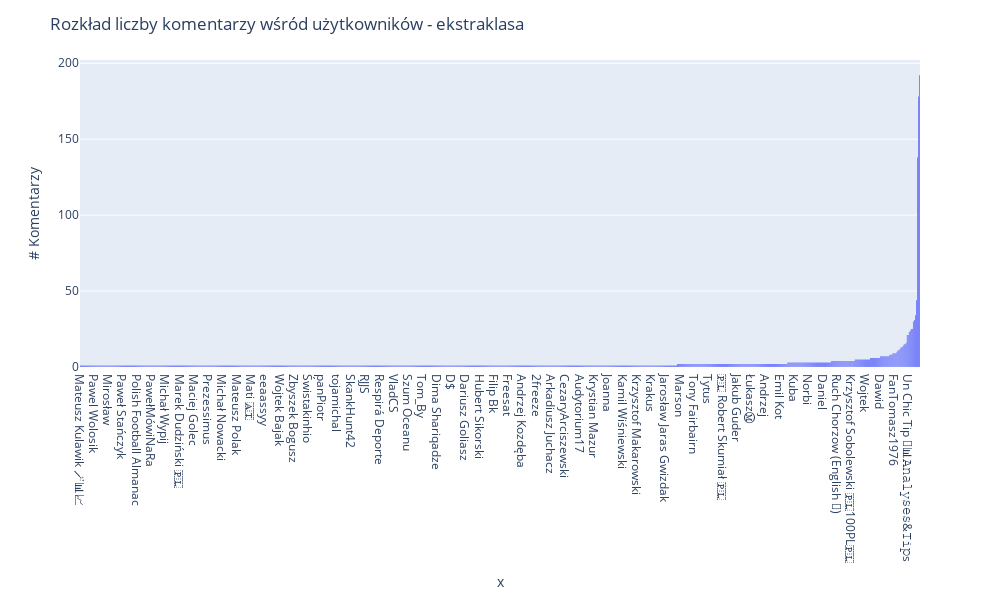

The code cell stored with this chart in its notebook:
### Code cell
comments_distribution(ekstraklasa_tweets, 'ekstraklasa')

### Figure 1 — Plotly figure (JSON) as saved in the notebook; plotly's stock layout.template omitted (floating-point values rounded to 4 significant figures; data arrays with more than 128 entries replaced by an {"elided": "..."} marker saying what was removed)
{"data": [{"alignmentgroup": "True", "bingroup": "x", "histfunc": "sum", "hovertemplate": "x=%{x}<br>sum of y=%{y}<extra></extra>", "legendgroup": "", "marker": {"color": "#636efa", "pattern": {"shape": ""}}, "name": "", "offsetgroup": "", "orientation": "v", "showlegend": false, "type": "histogram", "x": {"elided": "823 str values"}, "xaxis": "x", "y": {"elided": "823 int values"}, "yaxis": "y"}], "layout": {"barmode": "relative", "height": 600, "hovermode": "x unified", "legend": {"tracegroupgap": 0}, "margin": {"t": 60}, "title": {"text": "Rozkład liczby komentarzy wśród użytkowników - ekstraklasa"}, "width": 1000, "xaxis": {"anchor": "y", "domain": [0, 1], "title": {"text": "x"}}, "yaxis": {"anchor": "x", "domain": [0, 1], "title": {"text": "# Komentarzy"}}}}
